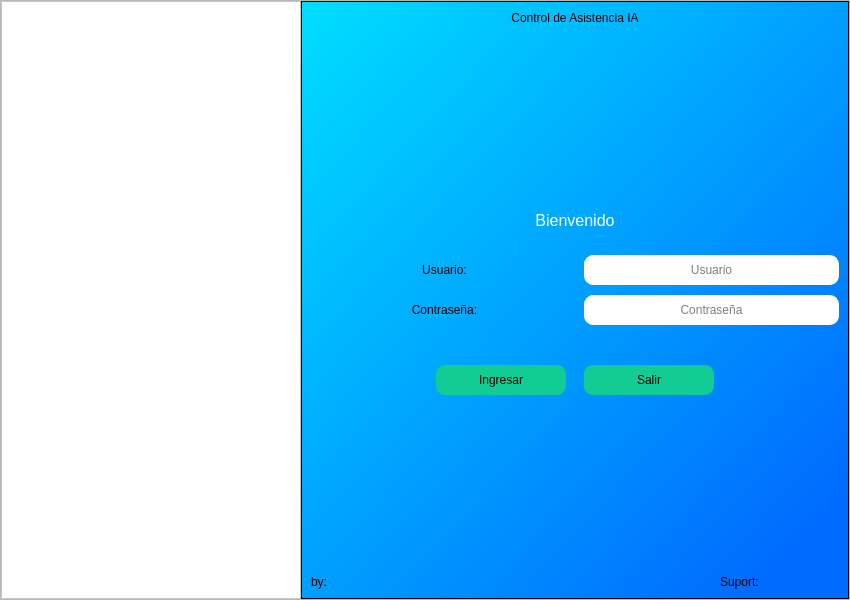
<?xml version="1.0" encoding="UTF-8"?>
<ui version="4.0">
 <class>MainWindow</class>
 <widget class="QMainWindow" name="MainWindow">
  <property name="geometry">
   <rect>
    <x>0</x>
    <y>0</y>
    <width>850</width>
    <height>600</height>
   </rect>
  </property>
  <property name="minimumSize">
   <size>
    <width>850</width>
    <height>600</height>
   </size>
  </property>
  <property name="maximumSize">
   <size>
    <width>850</width>
    <height>600</height>
   </size>
  </property>
  <property name="windowTitle">
   <string>MainWindow</string>
  </property>
  <widget class="QWidget" name="centralwidget">
   <layout class="QVBoxLayout" name="verticalLayout_2">
    <property name="spacing">
     <number>0</number>
    </property>
    <property name="leftMargin">
     <number>0</number>
    </property>
    <property name="topMargin">
     <number>0</number>
    </property>
    <property name="rightMargin">
     <number>0</number>
    </property>
    <property name="bottomMargin">
     <number>0</number>
    </property>
    <item>
     <widget class="QFrame" name="frame_contenedor">
      <property name="frameShape">
       <enum>QFrame::StyledPanel</enum>
      </property>
      <property name="frameShadow">
       <enum>QFrame::Raised</enum>
      </property>
      <layout class="QHBoxLayout" name="horizontalLayout">
       <property name="spacing">
        <number>0</number>
       </property>
       <property name="leftMargin">
        <number>0</number>
       </property>
       <property name="topMargin">
        <number>0</number>
       </property>
       <property name="rightMargin">
        <number>0</number>
       </property>
       <property name="bottomMargin">
        <number>0</number>
       </property>
       <item>
        <widget class="QFrame" name="frame_4">
         <property name="minimumSize">
          <size>
           <width>300</width>
           <height>201</height>
          </size>
         </property>
         <property name="maximumSize">
          <size>
           <width>320</width>
           <height>16777215</height>
          </size>
         </property>
         <property name="styleSheet">
          <string notr="true">background-color: rgb(255, 255, 255);</string>
         </property>
         <property name="frameShape">
          <enum>QFrame::StyledPanel</enum>
         </property>
         <property name="frameShadow">
          <enum>QFrame::Raised</enum>
         </property>
         <layout class="QHBoxLayout" name="horizontalLayout_2">
          <item>
           <widget class="QLabel" name="label_4">
            <property name="minimumSize">
             <size>
              <width>0</width>
              <height>0</height>
             </size>
            </property>
            <property name="maximumSize">
             <size>
              <width>320</width>
              <height>350</height>
             </size>
            </property>
            <property name="text">
             <string/>
            </property>
            <property name="pixmap">
             <pixmap>Images/Logo.jpeg</pixmap>
            </property>
            <property name="scaledContents">
             <bool>true</bool>
            </property>
           </widget>
          </item>
         </layout>
        </widget>
       </item>
       <item>
        <widget class="QFrame" name="frame">
         <property name="styleSheet">
          <string notr="true">
background-color: qlineargradient(spread:pad, x1:0, y1:0, x2:1, y2:1, stop:0 rgba(0, 222, 255, 255), stop:0.903955 rgba(0, 107, 255, 255));</string>
         </property>
         <property name="frameShape">
          <enum>QFrame::StyledPanel</enum>
         </property>
         <property name="frameShadow">
          <enum>QFrame::Raised</enum>
         </property>
         <layout class="QVBoxLayout" name="verticalLayout">
          <item>
           <widget class="QLabel" name="label_5">
            <property name="styleSheet">
             <string notr="true">font: 700 italic 16pt &quot;Verdana&quot;;
background-color: None
</string>
            </property>
            <property name="text">
             <string>Control de Asistencia IA</string>
            </property>
            <property name="alignment">
             <set>Qt::AlignCenter</set>
            </property>
           </widget>
          </item>
          <item>
           <layout class="QGridLayout" name="gridLayout">
            <property name="leftMargin">
             <number>0</number>
            </property>
            <property name="topMargin">
             <number>0</number>
            </property>
            <property name="bottomMargin">
             <number>0</number>
            </property>
            <property name="horizontalSpacing">
             <number>6</number>
            </property>
            <property name="verticalSpacing">
             <number>0</number>
            </property>
            <item row="1" column="2" colspan="6">
             <widget class="QLabel" name="label_3">
              <property name="maximumSize">
               <size>
                <width>16777215</width>
                <height>50</height>
               </size>
              </property>
              <property name="styleSheet">
               <string notr="true">background-color: None;
font: 700 italic 16pt &quot;Verdana&quot;;
color: rgb(255, 255, 255);</string>
              </property>
              <property name="text">
               <string>&lt;html&gt;&lt;head/&gt;&lt;body&gt;&lt;p&gt;&lt;span style=&quot; font-size:12pt;&quot;&gt;Bienvenido&lt;/span&gt;&lt;/p&gt;&lt;/body&gt;&lt;/html&gt;</string>
              </property>
              <property name="alignment">
               <set>Qt::AlignCenter</set>
              </property>
             </widget>
            </item>
            <item row="11" column="2" colspan="5">
             <widget class="QLabel" name="label_6">
              <property name="styleSheet">
               <string notr="true">background-color: None;
font: 700 italic 12pt &quot;Verdana&quot;;</string>
              </property>
              <property name="text">
               <string>by:</string>
              </property>
             </widget>
            </item>
            <item row="2" column="2" colspan="6">
             <spacer name="verticalSpacer">
              <property name="orientation">
               <enum>Qt::Vertical</enum>
              </property>
              <property name="sizeType">
               <enum>QSizePolicy::Fixed</enum>
              </property>
              <property name="sizeHint" stdset="0">
               <size>
                <width>100</width>
                <height>25</height>
               </size>
              </property>
             </spacer>
            </item>
            <item row="5" column="2" rowspan="2" colspan="4">
             <widget class="QLabel" name="label_2">
              <property name="styleSheet">
               <string notr="true">background-color: None;
font: 700 italic 11pt &quot;Verdana&quot;;</string>
              </property>
              <property name="text">
               <string>Contraseña:</string>
              </property>
              <property name="alignment">
               <set>Qt::AlignCenter</set>
              </property>
             </widget>
            </item>
            <item row="4" column="2" colspan="6">
             <spacer name="verticalSpacer_5">
              <property name="orientation">
               <enum>Qt::Vertical</enum>
              </property>
              <property name="sizeType">
               <enum>QSizePolicy::Fixed</enum>
              </property>
              <property name="sizeHint" stdset="0">
               <size>
                <width>100</width>
                <height>10</height>
               </size>
              </property>
             </spacer>
            </item>
            <item row="3" column="6" colspan="2">
             <widget class="QLineEdit" name="txt_Usuario">
              <property name="minimumSize">
               <size>
                <width>160</width>
                <height>30</height>
               </size>
              </property>
              <property name="maximumSize">
               <size>
                <width>16777215</width>
                <height>16777215</height>
               </size>
              </property>
              <property name="styleSheet">
               <string notr="true">QLineEdit {
                background-color: rgb(255, 255, 255);
				 border-radius:9px;
                padding: 5px;
				 border: 1px solid rgb(255, 255, 255);
            }
            QLineEdit:hover {
                
	border-color: rgb(170, 170, 255);
            }</string>
              </property>
              <property name="alignment">
               <set>Qt::AlignCenter</set>
              </property>
              <property name="placeholderText">
               <string>Usuario</string>
              </property>
             </widget>
            </item>
            <item row="5" column="6" colspan="2">
             <widget class="QLineEdit" name="txt_Contrasenia">
              <property name="minimumSize">
               <size>
                <width>160</width>
                <height>30</height>
               </size>
              </property>
              <property name="styleSheet">
               <string notr="true">QLineEdit {
                background-color: rgb(255, 255, 255);
				 border-radius:9px;
                padding: 5px;
				 border: 1px solid rgb(255, 255, 255);
            }
            QLineEdit:hover {
                
	border-color: rgb(170, 170, 255);
            }</string>
              </property>
              <property name="echoMode">
               <enum>QLineEdit::Password</enum>
              </property>
              <property name="alignment">
               <set>Qt::AlignCenter</set>
              </property>
              <property name="placeholderText">
               <string>Contraseña</string>
              </property>
             </widget>
            </item>
            <item row="7" column="2" rowspan="2" colspan="6">
             <spacer name="verticalSpacer_4">
              <property name="orientation">
               <enum>Qt::Vertical</enum>
              </property>
              <property name="sizeType">
               <enum>QSizePolicy::Fixed</enum>
              </property>
              <property name="sizeHint" stdset="0">
               <size>
                <width>20</width>
                <height>40</height>
               </size>
              </property>
             </spacer>
            </item>
            <item row="10" column="2" colspan="6">
             <spacer name="verticalSpacer_3">
              <property name="orientation">
               <enum>Qt::Vertical</enum>
              </property>
              <property name="sizeHint" stdset="0">
               <size>
                <width>0</width>
                <height>0</height>
               </size>
              </property>
             </spacer>
            </item>
            <item row="0" column="2" colspan="6">
             <spacer name="verticalSpacer_2">
              <property name="orientation">
               <enum>Qt::Vertical</enum>
              </property>
              <property name="sizeType">
               <enum>QSizePolicy::MinimumExpanding</enum>
              </property>
              <property name="sizeHint" stdset="0">
               <size>
                <width>10</width>
                <height>10</height>
               </size>
              </property>
             </spacer>
            </item>
            <item row="11" column="7">
             <widget class="QLabel" name="label_7">
              <property name="styleSheet">
               <string notr="true">background-color: None;
font: 700 italic 12pt &quot;Verdana&quot;;</string>
              </property>
              <property name="text">
               <string>Suport:</string>
              </property>
             </widget>
            </item>
            <item row="3" column="2" colspan="4">
             <widget class="QLabel" name="label">
              <property name="styleSheet">
               <string notr="true">background-color: None;
font: 700 italic 11pt &quot;Verdana&quot;;</string>
              </property>
              <property name="text">
               <string>Usuario:</string>
              </property>
              <property name="alignment">
               <set>Qt::AlignCenter</set>
              </property>
             </widget>
            </item>
            <item row="9" column="7">
             <spacer name="horizontalSpacer_3">
              <property name="orientation">
               <enum>Qt::Horizontal</enum>
              </property>
              <property name="sizeHint" stdset="0">
               <size>
                <width>40</width>
                <height>20</height>
               </size>
              </property>
             </spacer>
            </item>
            <item row="9" column="2">
             <spacer name="horizontalSpacer_2">
              <property name="orientation">
               <enum>Qt::Horizontal</enum>
              </property>
              <property name="sizeHint" stdset="0">
               <size>
                <width>40</width>
                <height>20</height>
               </size>
              </property>
             </spacer>
            </item>
            <item row="9" column="6">
             <widget class="QPushButton" name="btn_Salir">
              <property name="minimumSize">
               <size>
                <width>130</width>
                <height>30</height>
               </size>
              </property>
              <property name="maximumSize">
               <size>
                <width>160</width>
                <height>40</height>
               </size>
              </property>
              <property name="styleSheet">
               <string notr="true">QPushButton{
font: 700 italic 10pt &quot;Verdana&quot;;
	background-color: qlineargradient(spread:pad, x1:0, y1:0, x2:1, y2:1, stop:0 rgba(19, 203, 149, 255), stop:1 rgba(17, 204, 149, 255));
border-radius:9px;
}
QPushButton:hover{
font: 700 italic 10pt &quot;Verdana&quot;;
	background-color: #00def6;
border-radius:9px;
}</string>
              </property>
              <property name="text">
               <string>Salir</string>
              </property>
             </widget>
            </item>
            <item row="9" column="3">
             <widget class="QPushButton" name="btn_Ingresar">
              <property name="minimumSize">
               <size>
                <width>130</width>
                <height>30</height>
               </size>
              </property>
              <property name="styleSheet">
               <string notr="true">QPushButton{
font: 700 italic 10pt &quot;Verdana&quot;;
background-color: qlineargradient(spread:pad, x1:0, y1:0, x2:1, y2:1, stop:0 rgba(19, 203, 149, 255), stop:1 rgba(17, 204, 149, 255));
border-radius:9px;
}
QPushButton:hover{
font: 700 italic 10pt &quot;Verdana&quot;;
	background-color: #00def6;
border-radius:9px;
}</string>
              </property>
              <property name="text">
               <string>Ingresar</string>
              </property>
             </widget>
            </item>
           </layout>
          </item>
         </layout>
        </widget>
       </item>
      </layout>
     </widget>
    </item>
   </layout>
  </widget>
 </widget>
 <resources/>
 <connections>
  <connection>
   <sender>btn_Salir</sender>
   <signal>clicked()</signal>
   <receiver>MainWindow</receiver>
   <slot>close()</slot>
   <hints>
    <hint type="sourcelabel">
     <x>631</x>
     <y>380</y>
    </hint>
    <hint type="destinationlabel">
     <x>633</x>
     <y>-12</y>
    </hint>
   </hints>
  </connection>
 </connections>
</ui>
